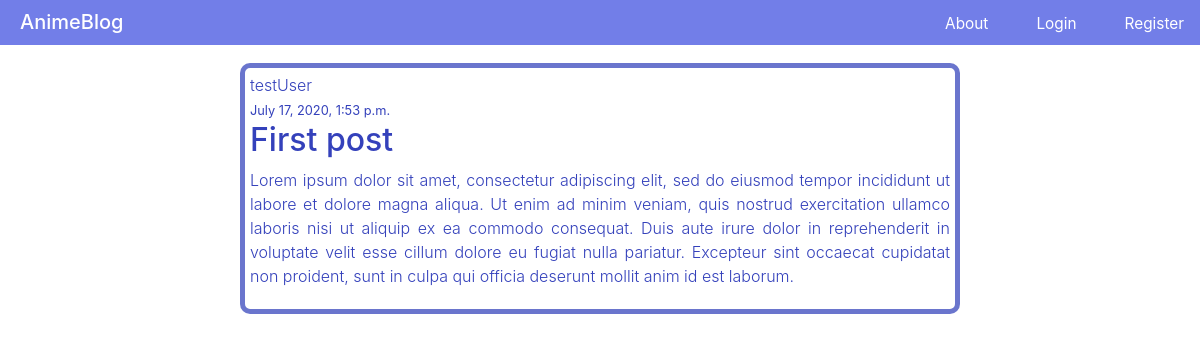
The page /blog/ on the database as committed earlier.
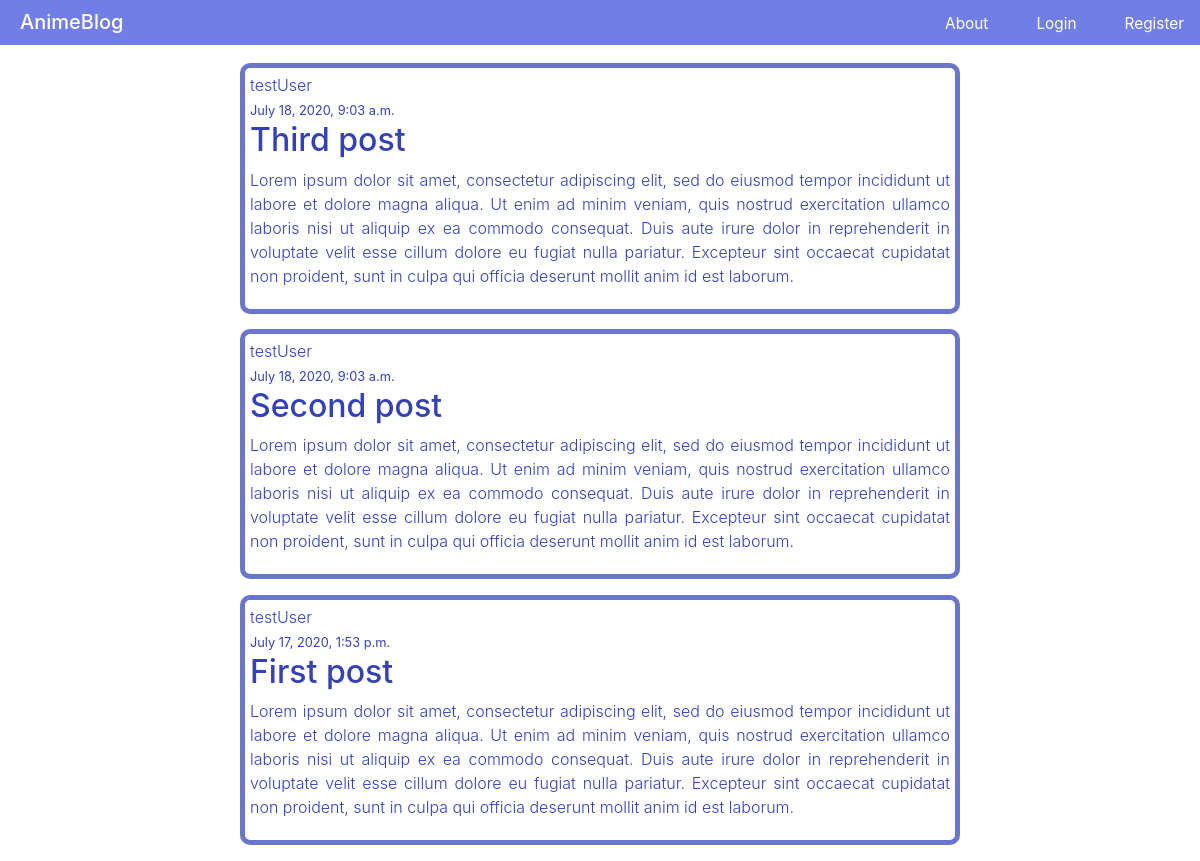
The same page on the database as committed later.
### blog/models.py (models this page shows, shortened)
class post(models.Model):
    title = models.CharField(max_length=200)
    content = models.CharField(max_length=500)
    pub_date = models.DateTimeField(default=timezone.now)
    author = models.ForeignKey(User, on_delete=models.CASCADE)

### blog/views.py (the view)
# urls.py: path('',PostListView.as_view(), name = 'blog-home'),
class PostListView(ListView):
    model =  post
    template_name = 'blog/home.html'
    context_object_name = "posts"
    ordering = ["-pub_date"]
    paginate_by = 4

### blog/templates/blog/home.html (shortened to what this page needs)
{% extends 'blog/base.html' %}
{% block content %}
<main>
<br>
{% for post in posts %}
    <article class="article-content" >
            <div class="mr-2" > {{ post.author }} </div>
            <small> {{ post.pub_date }}</small>
            <h2>{{ post.title }} </h2>
            <p > {{ post.content }}</p>
            </article>
        {% endfor %}
{% endblock %}

Rows that differ between the two databases and show on the page:
added post: author "testUser", pub_date "July 18, 2020, 9:03 a.m.", title "Third post", content "Lorem ipsum dolor sit amet, consectetur adipiscing elit, sed do eiusmod tempor incididunt ut labore et dolore magna aliqua. Ut enim ad minim veniam, quis nostrud exercitation ullamco laboris nisi ut aliquip ex ea commodo consequat. Duis aute irure dolor in reprehenderit in voluptate velit esse cillum dolore eu fugiat nulla pariatur. Excepteur sint occaecat cupidatat non proident, sunt in culpa qui officia deserunt mollit anim id est laborum."
added post: author "testUser", pub_date "July 18, 2020, 9:03 a.m.", title "Second post", content "Lorem ipsum dolor sit amet, consectetur adipiscing elit, sed do eiusmod tempor incididunt ut labore et dolore magna aliqua. Ut enim ad minim veniam, quis nostrud exercitation ullamco laboris nisi ut aliquip ex ea commodo consequat. Duis aute irure dolor in reprehenderit in voluptate velit esse cillum dolore eu fugiat nulla pariatur. Excepteur sint occaecat cupidatat non proident, sunt in culpa qui officia deserunt mollit anim id est laborum."
